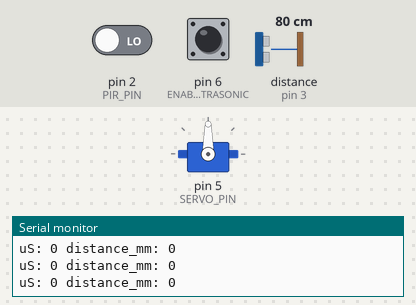
This sketch was run on a simulated Arduino Uno, built with avr-gcc and run on an emulated ATmega328P. Shown: servo, the last lines printed to the serial monitor. Wiring (inferred from the names in the program): ultrasonic range finder: trigger pin 4; echo pin 3. The test bench sets the inputs (shaded band); at power-on: pin 2 (PIR_PIN) LOW, pin 6 (ENABLE_ULTRASONIC) HIGH, distance to the obstacle (sensor on pin 3) 80 cm. The echo pulse lasts 58.3 µs per cm.

Above: at 5.2 s.
5.3 s: pin 2 (PIR_PIN) driven HIGH
At 6.4 s:
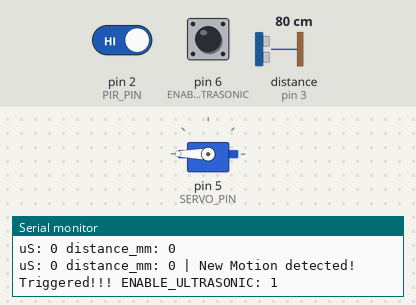
8.3 s: pin 2 (PIR_PIN) driven LOW
At 10.5 s:
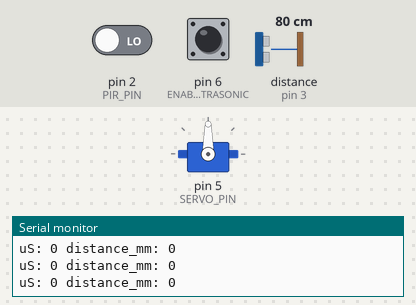
10.9 s: pin 6 (ENABLE_ULTRASONIC) pulled LOW for 3.2 s
Timing chart, 0 to 13.9 s (numbered marks = the images above; inputs shaded):
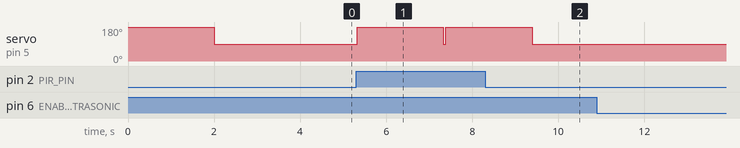

Measured:
- after the input at 5.3 s, servo on pin 5 (SERVO_PIN): 90° → 180° at once, → 90° 2.0 s later, → 180° 0.06 s later
- after the input at 8.3 s, servo on pin 5 (SERVO_PIN): goes on until 9.4 s, then stays 90°

The sketch:

venus_flytrap_code.ino
```cpp
#include <Servo.h>

#define OUTPUT_DATA true //comment this out if not printing to serial monitor

//pin definitions
#define PIR_PIN 2
#define ECHO_PIN 3
#define TRIGGER_PIN 4
#define SERVO_PIN 5
#define ENABLE_ULTRASONIC 6

////variables
//servo
Servo Engine;
#define CLOSED_POS 180 ///ADJUST AS REQUIRED!!!!!
#define OPEN_POS 90 ///ADJUST AS REQUIRED!!!!!
#define SERVO_NEW_PERCENT 0.05
#define SERVO_OLD_PERCENT (1 - SERVO_NEW_PERCENT)
float smoothed_servo_pos = OPEN_POS;  //set this to the stationary position for the flytrap
float previous_servo_pos = smoothed_servo_pos;

//ultrasonic sensor
#define SPEED_OF_SOUND_MM_PER_S 343000 //millimetres per seconds
uint16_t trigger_distance_mm = 1000; //millimetres

//PIR sensor
bool is_human_present = false;

void setup() {
  //tell the Arduino what is attached to it
  pinMode(PIR_PIN, INPUT);
  pinMode(ECHO_PIN, INPUT);
  pinMode(ENABLE_ULTRASONIC, INPUT_PULLUP); //this means it defaults to enabled (HIGH)

  pinMode(TRIGGER_PIN, OUTPUT);
  digitalWrite(TRIGGER_PIN, LOW);

  Engine.attach(SERVO_PIN);

  #ifdef OUTPUT_DATA
  Serial.begin(115200);
  #endif

  Engine.write(CLOSED_POS);
  delay(2000);
  Engine.write(OPEN_POS);
  delay(2000);
}

uint16_t getDistance() {
  digitalWrite(TRIGGER_PIN, HIGH);
  delayMicroseconds(10); //send a 10uS trigger pulse
  digitalWrite(TRIGGER_PIN, LOW);

  /* Normally:
   *     speed = distance/time
   *     distance = speed * time
   * However the soundwave must bounce BACK, taking twice as long, therefore:
   *     2*distance = speed * time
   *       distance = 0.5 * speed * time
   */
  uint16_t duration_uS = pulseIn(ECHO_PIN, HIGH, 0); //Time (in microseconds, uS) how long the ECHO pin pulse is HIGH
  uint16_t distance_mm = 0.5 * SPEED_OF_SOUND_MM_PER_S * duration_uS * 1e-6; //conversions done inline to prevent inaccuracies through rounding

  #ifdef OUTPUT_DATA
  //display results; helps debugging/calibration
  Serial.print("\nuS: ");
  Serial.print(duration_uS);
  Serial.print(" distance_mm: ");
  Serial.print(distance_mm);
  #endif

  return distance_mm;
}

void determineMotion() {
  if (digitalRead(PIR_PIN)) { //if motion is detected...
    if (is_human_present == false) { //if motion hasn't been detected previously
      #ifdef OUTPUT_DATA
      Serial.print(" | New Motion detected!");
      #endif
      is_human_present = true;
    }

  } else { //if motion not detected...
    if (is_human_present) {
      #ifdef OUTPUT_DATA
      Serial.print(" | Motion ended");
      #endif
      is_human_present = false;
    }
  }
}

bool isPositionReached(int starting_pos, int target_pos) {
  int current_pos = Engine.read(); //does not actually read the physical position of the servo
  //Serial.print(" current_pos under isPositionReached(...) ");
  //Serial.print(current_pos);
  if (starting_pos < target_pos) {
    if (current_pos >= target_pos*0.99) {
      #ifdef OUTPUT_DATA
      Serial.println("position reached");
      #endif
      return true;
    } else {
      return false;
    }
  } else if (starting_pos > target_pos) {
    if (current_pos <= target_pos*0.99) {
      #ifdef OUTPUT_DATA
      Serial.println("position reached");
      #endif
      return true;
    } else {
      return false;
    }
  } else {
    return false; //means starting_pos = target_pos; don't know how to throw error
  }
}

void closeJaws(int close_pos) {
  #ifdef OUTPUT_DATA
  Serial.print(" Closing Jaws!");
  #endif

  int initial_pos = Engine.read();
  while (!isPositionReached(initial_pos, close_pos)) { //this checks to stop once actually closed

    float smoothed_servo_pos = (close_pos * SERVO_NEW_PERCENT) + (previous_servo_pos * SERVO_OLD_PERCENT); //calculate smoothed servo angle. Automatically casts to int, rounding down, when passed to Servo

    previous_servo_pos = smoothed_servo_pos; //update prev_smoothed_angle
    //Serial.print(" smoothed_servo_pos: ");
    //Serial.print(smoothed_servo_pos);
    //Serial.print("\n");
    Engine.write(smoothed_servo_pos);
    delay(10);
  }
}

void openJaws(int open_pos) {
  #ifdef OUTPUT_DATA
  Serial.print(" Opening Jaws!");
  #endif

  int initial_pos = Engine.read();
  while (isPositionReached(open_pos, initial_pos)) { //this checks to stop once actually closed

    float smoothed_servo_pos = (open_pos * SERVO_NEW_PERCENT) + (previous_servo_pos * SERVO_OLD_PERCENT); //calculate smoothed servo angle. Automatically casts to int, rounding down, when passed to Servo

    previous_servo_pos = smoothed_servo_pos; //update prev_smoothed_angle
    Engine.write(smoothed_servo_pos);
    delay(10);
  }
}

void loop() {

  uint16_t current_distance_mm;// = getDistance();
  if (digitalRead(ENABLE_ULTRASONIC)) {
    current_distance_mm = getDistance();
  } else {
    current_distance_mm = trigger_distance_mm; //means that the 'main trigger if' is only dependant on the PIR state
  }


  determineMotion(); //update is_human_present depending on the PIR sensor

  //main flytrap trigger if
  if ((current_distance_mm <= trigger_distance_mm) && is_human_present) {
    #ifdef OUTPUT_DATA
    Serial.print("\nTriggered!!! ENABLE_ULTRASONIC: ");
    Serial.print(digitalRead(ENABLE_ULTRASONIC));
    #endif
    Engine.write(CLOSED_POS); //closeJaws(CLOSED_POS);
    delay(2000);
    Engine.write(OPEN_POS); //openJaws(OPEN_POS);
  }

  delay(60); //to prevent Ultrasonic sensor's sound waves from interfering with itself
}
```
